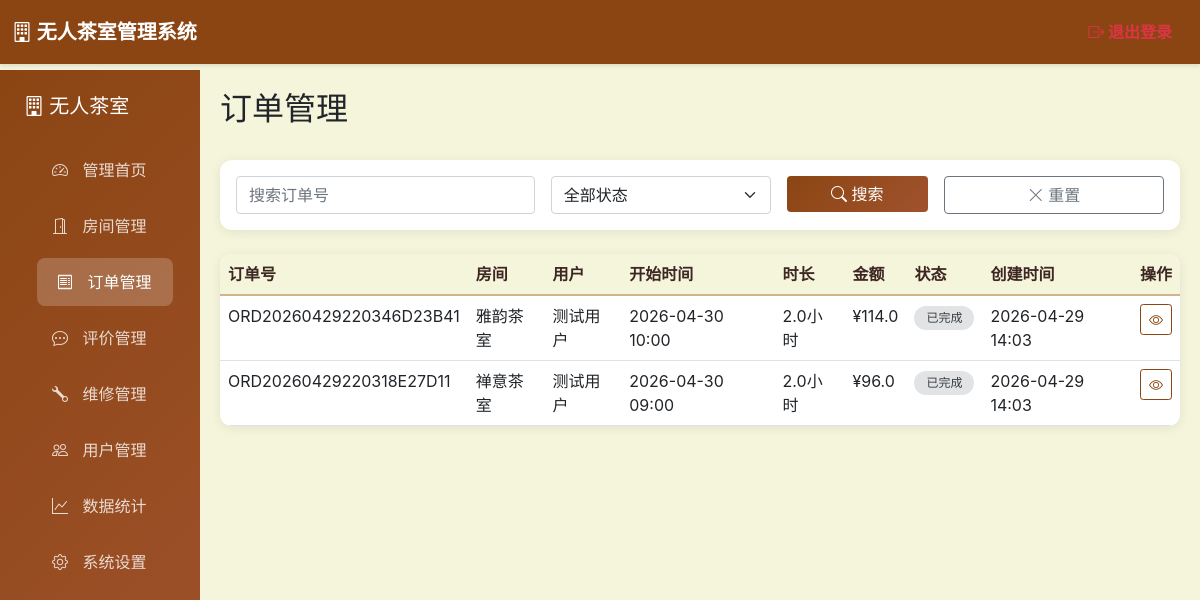
/admin/orders (signed in), run on the app's committed database.
### models.py (models this page shows, shortened)
class Order(db.Model):
    __tablename__ = 'orders'
    id = db.Column(db.Integer, primary_key=True)
    order_no = db.Column(db.String(50), unique=True, nullable=False, index=True)
    booking_id = db.Column(db.Integer, db.ForeignKey('bookings.id'))  # 关联预约
    user_id = db.Column(db.Integer, db.ForeignKey('users.id'), nullable=False)
    room_id = db.Column(db.Integer, db.ForeignKey('rooms.id'), nullable=False)
    start_time = db.Column(db.DateTime, nullable=False)
    end_time = db.Column(db.DateTime, nullable=False)
    duration_hours = db.Column(db.Float, nullable=False)
    total_amount = db.Column(db.Float, nullable=False)
    status = db.Column(db.String(20), default='pending')
    payment_status = db.Column(db.String(20), default='unpaid')
    qr_code = db.Column(db.String(255))
    check_in_time = db.Column(db.DateTime)
    check_out_time = db.Column(db.DateTime)
    door_code = db.Column(db.String(6))  # 开门验证码（6位数字）
    payment_type = db.Column(db.String(20), default='immediate')  # 支付方式：immediate立即支付，postpay后付
    tea_type = db.Column(db.String(50), default='默认免费茶')  # 茶叶品类
    tea_price = db.Column(db.Float, default=0.0)  # 茶叶加价
    tea_weight = db.Column(db.Float, default=0.0)  # 茶叶重量（克）
    tea_unit_price = db.Column(db.Float, default=0.0)  # 茶叶单价（元/克）
    package_type = db.Column(db.String(50), default='按小时计费')  # 套餐类型
    created_at = db.Column(db.DateTime, default=datetime.utcnow)
    updated_at = db.Column(db.DateTime, default=datetime.utcnow, onupdate=datetime.utcnow)

class Room(db.Model):
    __tablename__ = 'rooms'
    id = db.Column(db.Integer, primary_key=True)
    name = db.Column(db.String(100), nullable=False)
    description = db.Column(db.Text)
    capacity = db.Column(db.Integer, default=4)
    price_per_hour = db.Column(db.Float, nullable=False)
    image_url = db.Column(db.String(255))
    facilities = db.Column(db.Text)
    status = db.Column(db.String(20), default='available')
    floor = db.Column(db.Integer, default=1)
    created_at = db.Column(db.DateTime, default=datetime.utcnow)
    orders = db.relationship('Order', backref='room', lazy=True, cascade='all, delete-orphan')
    bookings = db.relationship('Booking', backref='room', lazy=True, cascade='all, delete-orphan')

class User(db.Model):
    __tablename__ = 'users'
    id = db.Column(db.Integer, primary_key=True)
    username = db.Column(db.String(80), unique=True, nullable=False, index=True)
    password_hash = db.Column(db.String(255), nullable=False)
    phone = db.Column(db.String(20), unique=True, nullable=False, index=True)
    real_name = db.Column(db.String(50), nullable=False)
    email = db.Column(db.String(120), unique=True)
    is_admin = db.Column(db.Boolean, default=False)
    is_active = db.Column(db.Boolean, default=True)
    balance = db.Column(db.Float, default=0.0)
    is_member = db.Column(db.Boolean, default=False)
    member_level = db.Column(db.Integer, default=1)
    member_expires_at = db.Column(db.DateTime)
    total_consumption = db.Column(db.Float, default=0.0)
    created_at = db.Column(db.DateTime, default=datetime.utcnow)
    updated_at = db.Column(db.DateTime, default=datetime.utcnow, onupdate=datetime.utcnow)
    orders = db.relationship('Order', backref='user', lazy=True, cascade='all, delete-orphan')
    bookings = db.relationship('Booking', backref='user', lazy=True, cascade='all, delete-orphan')

### routes/admin.py (the view)
@admin_bp.route('/admin/orders')
@admin_required
def orders():
    page = request.args.get('page', 1, type=int)
    per_page = 10
    search = request.args.get('search', '')
    status_filter = request.args.get('status', '')
    query = Order.query
    if search:
        query = query.filter(Order.order_no.contains(search))
    if status_filter:
        query = query.filter_by(status=status_filter)
    pagination = query.order_by(Order.created_at.desc()).paginate(
        page=page, per_page=per_page, error_out=False
    )
    return render_template('admin/orders.html',
                        orders=pagination.items,
                        pagination=pagination,
                        search=search,
                        status_filter=status_filter)

### routes/admin.py (called while the page is built)
def admin_required(f):
    @wraps(f)
    def decorated_function(*args, **kwargs):
        if 'admin_id' not in session:
            flash('请先登录管理员账号', 'error')
            return redirect(url_for('admin.login'))
        return f(*args, **kwargs)
    return decorated_function

### templates/admin/orders.html (shortened to what this page needs)
{% extends "admin/base.html" %}
{% block content %}
<div class="d-flex justify-content-between align-items-center mb-4">
    <h2>订单管理</h2>
</div>
<div class="card mb-4">
    <div class="card-body">
        <form method="GET" class="row g-3">
            <div class="col-md-4">
                <input type="text" class="form-control" name="search" placeholder="搜索订单号" value="{{ search }}">
            </div>
            <div class="col-md-3">
                <select class="form-select" name="status" title="订单状态">
                    <option value="">全部状态</option>
                </select>
            </div>
            <div class="col-md-2">
                <button type="submit" class="btn btn-primary w-100">
                    <i class="bi bi-search"></i>
                    搜索
                </button>
            </div>
            <div class="col-md-3">
                <a href="{{ url_for('admin.orders') }}" class="btn btn-outline-secondary w-100">
                    <i class="bi bi-x-lg"></i>
                    重置
                </a>
            </div>
        </form>
    </div>
</div>
<div class="card">
    <div class="card-body p-0">
        <div class="table-responsive">
            <table class="table table-hover mb-0">
                <thead>
                    <tr>
                        <th>订单号</th>
                        <th>房间</th>
                        <th>用户</th>
                        <th>开始时间</th>
                        <th>时长</th>
                        <th>金额</th>
                        <th>状态</th>
                        <th>创建时间</th>
                        <th>操作</th>
                    </tr>
                </thead>
                <tbody>
                    {% for order in orders %}
                    <tr>
                        <td>{{ order.order_no }}</td>
                        <td>{{ order.room.name if order.room else '-' }}</td>
                        <td>{{ order.user.real_name if order.user else '-' }}</td>
                        <td>{{ order.start_time.strftime('%Y-%m-%d %H:%M') if order.start_time else '-' }}</td>
                        <td>{{ order.duration_hours }}小时</td>
                        <td>¥{{ order.total_amount|round(2) }}</td>
                        <td>
                            <span class="badge badge-{{ order.status }}">
                                {% if order.status == 'pending' %}待确认
                                {% elif order.status == 'confirmed' %}已确认
                                {% elif order.status == 'in_use' %}使用中
                                {% elif order.status == 'completed' %}已完成
                                {% elif order.status == 'cancelled' %}已取消
                                {% endif %}
                            </span>
                        </td>
                        <td>{{ order.created_at.strftime('%Y-%m-%d %H:%M') if order.created_at else '-' }}</td>
                        <td>
                            <div class="btn-group">
                                <a href="{{ url_for('admin.order_detail', order_id=order.id) }}"
                                   class="btn btn-sm btn-outline-primary">
                                    <i class="bi bi-eye"></i>
                                </a>
                            </div>
                        </td>
                    </tr>
                    {% endfor %}
                </tbody>
            </table>
        </div>
    </div>
</div>
{% endblock %}

### templates/admin/base.html (style rules this page uses)
:root { --primary-color: #8B4513; --secondary-color: #D2B48C; --accent-color: #A0522D; --light-color: #F5F5DC; --dark-color: #3E2723; --success-color: #2E7D32; --danger-color: #C62828; --warning-color: #FFA000; --info-color: #0288D1; }
body { font-family: -apple-system, BlinkMacSystemFont, 'Segoe UI', Roboto, 'Helvetica Neue', Arial, sans-serif; background-color: var(--light-color); padding-top: 70px; transition: all 0.3s ease; }
.card { border: none; border-radius: 12px; box-shadow: 0 2px 12px rgba(0, 0, 0, 0.08); margin-bottom: 20px; transition: transform 0.3s ease, box-shadow 0.3s ease; }
.btn-primary { background: linear-gradient(135deg, var(--primary-color) 0%, var(--accent-color) 100%); border: none; transition: all 0.3s ease; }
.btn-outline-primary { color: var(--primary-color); border-color: var(--primary-color); transition: all 0.3s ease; }
.table { background: white; border-radius: 12px; overflow: hidden; }
.table thead th { background: var(--light-color); border-bottom: 2px solid var(--secondary-color); font-weight: 600; color: var(--dark-color); }
.badge { padding: 6px 12px; border-radius: 20px; font-size: 12px; font-weight: 500; }
.badge-completed { background: #e2e3e5; color: #383d41; }
.form-control { border-radius: 4px; transition: border-color 0.3s ease, box-shadow 0.3s ease; }

### data on the page
Order: order_no "ORD20260429220346D23B41", room "雅韵茶室", user "测试用户", start_time "2026-04-30 10:00", duration_hours "2.0", total_amount "114.0", status "已完成", created_at "2026-04-29 14:03"
Order: order_no "ORD20260429220318E27D11", room "禅意茶室", user "测试用户", start_time "2026-04-30 09:00", duration_hours "2.0", total_amount "96.0", status "已完成", created_at "2026-04-29 14:03"
